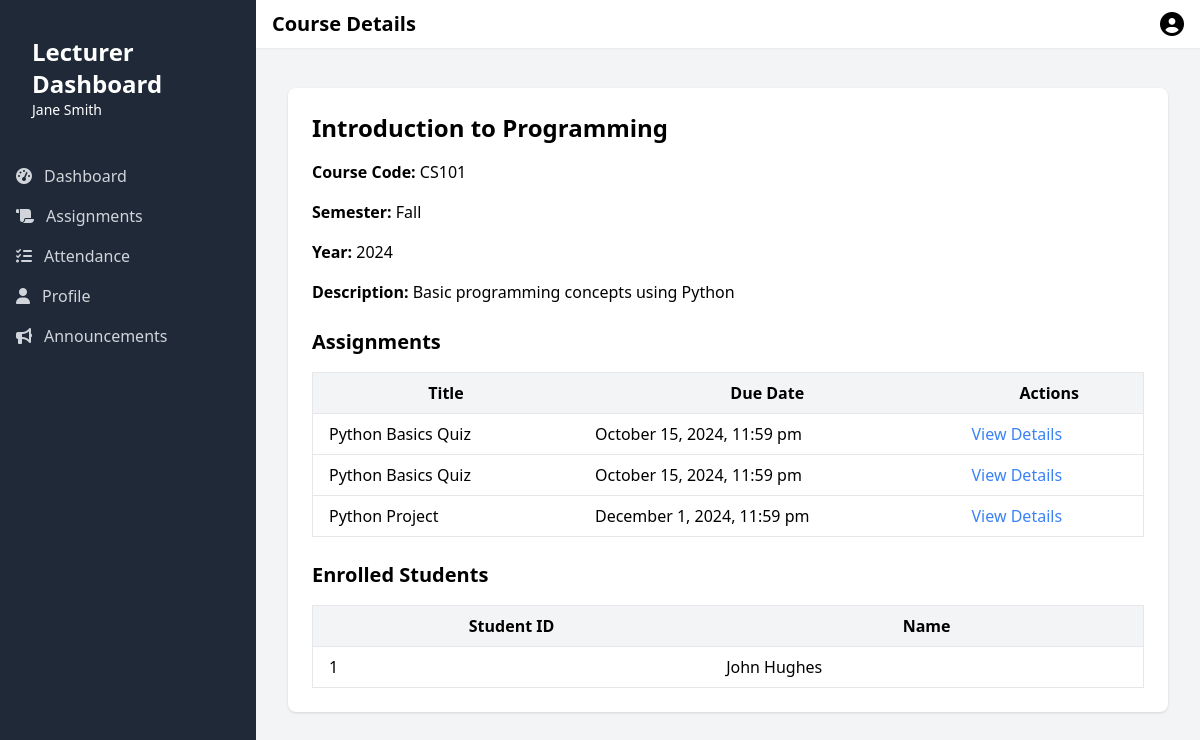
The app's page /view_course.php?id=1 (signed in) with its own data.
### tables this page shows
CREATE TABLE `users` (
  `id` int(11) NOT NULL,
  `first_name` varchar(50) NOT NULL,
  `last_name` varchar(50) NOT NULL,
  `email` varchar(100) NOT NULL,
  `password` varchar(255) NOT NULL,
  `role` enum('student','lecturer','admin','worker') NOT NULL,
  `status` enum('active','inactive','suspended') DEFAULT 'active',
  `date_of_birth` date DEFAULT NULL,
  `address` text DEFAULT NULL,
  `phone` varchar(20) DEFAULT NULL,
  `major_id` int(11) DEFAULT NULL,
  `created_at` timestamp NOT NULL DEFAULT current_timestamp(),
  `updated_at` timestamp NOT NULL DEFAULT current_timestamp() ON UPDATE current_timestamp(),
  `profile_image` varchar(255) DEFAULT NULL
);

CREATE TABLE `course_offerings` (
  `id` int(11) NOT NULL,
  `course_id` int(11) DEFAULT NULL,
  `semester` enum('Fall','Spring','Summer') NOT NULL,
  `year` int(11) NOT NULL,
  `lecturer_id` int(11) DEFAULT NULL,
  `max_students` int(11) DEFAULT NULL
);

CREATE TABLE `courses` (
  `id` int(11) NOT NULL,
  `code` varchar(20) NOT NULL,
  `name` varchar(100) NOT NULL,
  `description` text DEFAULT NULL,
  `credits` int(11) NOT NULL,
  `department_id` int(11) DEFAULT NULL
);

CREATE TABLE `assignments` (
  `id` int(11) NOT NULL,
  `course_offering_id` int(11) DEFAULT NULL,
  `title` varchar(100) NOT NULL,
  `description` text DEFAULT NULL,
  `due_date` datetime DEFAULT NULL,
  `total_points` int(11) DEFAULT NULL
);

### view_course.php (the view, shortened to what this page needs)
<?php
include 'connect.php';
$courseOfferingId = $_GET['id'];
$pageTitle = "Course Details";
$sqlCourse = "SELECT courses.*, course_offerings.* FROM courses
               JOIN course_offerings ON courses.id = course_offerings.course_id
               WHERE course_offerings.id=?";
$stmt = $conn->prepare($sqlCourse);
$stmt->bind_param("i", $courseOfferingId);
$stmt->execute();
$courseResult = $stmt->get_result()->fetch_assoc();
$sqlAssignments = "SELECT * FROM assignments WHERE course_offering_id=?";
$stmt = $conn->prepare($sqlAssignments);
$stmt->bind_param("i", $courseOfferingId);
$stmt->execute();
$assignmentsResult = $stmt->get_result();
$sqlStudents = "SELECT users.id, CONCAT(users.first_name, ' ', users.last_name) AS name FROM enrollments
                JOIN users ON enrollments.student_id = users.id
                WHERE enrollments.course_offering_id=?";
$stmt = $conn->prepare($sqlStudents);
$stmt->bind_param("i", $courseOfferingId);
$stmt->execute();
$studentsResult = $stmt->get_result();
?>
<div class="bg-white shadow rounded-lg p-6">
    <h2 class="text-2xl font-bold mb-4"><?php echo htmlspecialchars($courseResult['name']); ?></h2>
    <p class="mb-4"><strong>Course Code:</strong> <?php echo htmlspecialchars($courseResult['code']); ?></p>
    <p class="mb-4"><strong>Semester:</strong> <?php echo htmlspecialchars($courseResult['semester']); ?></p>
    <p class="mb-4"><strong>Year:</strong> <?php echo htmlspecialchars($courseResult['year']); ?></p>
    <p class="mb-4"><strong>Description:</strong> <?php echo htmlspecialchars($courseResult['description']); ?></p>
    <h3 class="text-xl font-bold mt-6 mb-4">Assignments</h3>
    <table class="min-w-full bg-white border border-gray-200 rounded-lg">
        <thead class="bg-gray-100">
            <tr>
                <th class="py-2 px-4 border-b">Title</th>
                <th class="py-2 px-4 border-b">Due Date</th>
                <th class="py-2 px-4 border-b">Actions</th>
            </tr>
        </thead>
        <tbody>
            <?php while ($assignment = $assignmentsResult->fetch_assoc()): ?>
            <tr>
                <td class="py-2 px-4 border-b"><?php echo htmlspecialchars($assignment['title']); ?></td>
                <td class="py-2 px-4 border-b"><?php echo htmlspecialchars(date('F j, Y, g:i a', strtotime($assignment['due_date']))); ?></td>
                <td class="py-2 px-4 border-b">
                    <a href="view_assignment.php?id=<?php echo $assignment['id']; ?>" class="text-blue-500 hover:underline">View Details</a>
                </td>
            </tr>
            <?php endwhile; ?>
        </tbody>
    </table>
    <h3 class="text-xl font-bold mt-6 mb-4">Enrolled Students</h3>
    <table class="min-w-full bg-white border border-gray-200 rounded-lg">
        <thead class="bg-gray-100">
            <tr>
                <th class="py-2 px-4 border-b">Student ID</th>
                <th class="py-2 px-4 border-b">Name</th>
            </tr>
        </thead>
        <tbody>
            <?php while ($student = $studentsResult->fetch_assoc()): ?>
            <tr>
                <td class="py-2 px-4 border-b"><?php echo htmlspecialchars($student['id']); ?></td>
                <td class="py-2 px-4 border-b"><?php echo htmlspecialchars($student['name']); ?></td>
            </tr>
            <?php endwhile; ?>
        </tbody>
    </table>
</div>
<?php
$content = ob_get_clean();
include 'template.php';
?>

### template.php (shortened to what this page needs)
<?php
include 'connect.php';
$email = $_SESSION['email'];
$sql = "SELECT * FROM users WHERE email=?";
$stmt = $conn->prepare($sql);
$stmt->bind_param("s", $email);
$stmt->execute();
$result = $stmt->get_result();
if ($result->num_rows > 0) {
    $user = $result->fetch_assoc();
    $firstName = htmlspecialchars($user['first_name']);
    $lastName = htmlspecialchars($user['last_name']);
    $role = htmlspecialchars($user['role']);
    $profileImage = htmlspecialchars($user['profile_image']);
} else {
    echo "User not found.";
    exit();
}
function isActivePage($pageName)
{
    return basename($_SERVER['PHP_SELF']) === $pageName ? 'bg-gray-900 text-white' : 'text-gray-300 hover:bg-gray-700 hover:text-white';
}
?>
<!DOCTYPE html>
<html lang="en">
<head>
    <script src="https://cdn.tailwindcss.com"></script>
    <link rel="stylesheet" href="https://cdnjs.cloudflare.com/ajax/libs/font-awesome/6.5.1/css/all.min.css">
</head>
<body class="bg-gray-100 h-screen flex flex-col">
    <div class="flex-1 flex overflow-hidden">
        <div id="sidebar" class="sidebar sidebar-hidden bg-gray-800 text-white w-64 py-6 flex flex-col fixed inset-0 md:relative md:translate-x-0 md:transition-transform md:flex md:flex-col md:w-64 md:py-6 z-20">
            <div class="px-4 py-3 mb-6 flex items-center justify-between md:justify-start">
                <div class="ml-4">
                    <h2 class="text-2xl font-semibold"><?php echo ucfirst($role); ?> Dashboard</h2>
                    <p class="text-sm"><?php echo htmlspecialchars($firstName . ' ' . $lastName); ?></p>
                </div>
            </div>
            <nav class="flex-1">
                <?php if ($role === 'lecturer'): ?>
                    <a href="lecturer.php" class="flex items-center px-4 py-2 <?php echo isActivePage('lecturer.php'); ?>">
                    <i class="fas fa-tachometer-alt mr-3"></i>
                    Dashboard
                    </a>
                    <a href="assignments.php" class="flex items-center px-4 py-2 <?php echo isActivePage('assignments.php'); ?>">
                        <i class="fas fa-scroll mr-3"></i>
                        Assignments
                    </a>
                    <a href="attendance.php" class="flex items-center px-4 py-2 <?php echo isActivePage('attendance.php'); ?>">
                        <i class="fas fa-tasks mr-3"></i>
                        Attendance
                    </a>
                <?php endif; ?>
                <a href="profile.php" class="flex items-center px-4 py-2 <?php echo isActivePage('profile.php'); ?>">
                    <i class="fas fa-user mr-3"></i>
                    Profile
                </a>
                <a href="announcements.php" class="flex items-center px-4 py-2 <?php echo isActivePage('announcements.php'); ?>">
                    <i class="fas fa-bullhorn mr-3"></i>
                    Announcements
                </a>
            </nav>
        </div>
        <div class="flex-1 flex flex-col overflow-hidden">
            <nav class="bg-white shadow-sm flex items-center justify-between px-4 py-2">
                <div class="flex items-center">
                    <h1 class="text-xl font-bold ml-4 md:ml-0"><?php echo $pageTitle; ?></h1>
                </div>
                <div class="flex items-center">
                    <div class="ml-3 relative">
                        <button type="button" class="flex text-sm rounded-full focus:outline-none" id="user-menu-button" aria-expanded="false" aria-haspopup="true">
                            <?php if ($profileImage): ?>
                                <img src="<?php echo $profileImage; ?>" alt="Profile Image" class="w-full h-full object-cover">
                            <?php else: ?>
                                    <i class="fas fa-user-circle text-2xl"></i>
                            <?php endif; ?>
                        </button>
                    </div>
                </div>
            </nav>
            <main class="flex-1 overflow-y-auto py-10 px-4 sm:px-6 lg:px-8">
                <div class="max-w-7xl mx-auto">
                    <?php echo $content; ?>
                </div>
            </main>
        </div>
    </div>
</body>
</html>

### template.php (style rules this page uses)
.sidebar { transition: transform 0.3s ease-in-out; }
.sidebar-hidden { transform: translateX(-100%); }

### records on screen
users: role "Lecturer", first_name+last_name "Jane Smith"
course_offerings: course.name "Introduction to Programming", course.code "CS101", semester "Fall", year "2024", course.description "Basic programming concepts using Python"
assignments: title "Python Basics Quiz", due_date "October 15, 2024, 11:59 pm"
assignments: title "Python Basics Quiz", due_date "October 15, 2024, 11:59 pm"
assignments: title "Python Project", due_date "December 1, 2024, 11:59 pm"
users: id "1", name "John Hughes"

### other values on screen
$pageTitle "Course Details"
